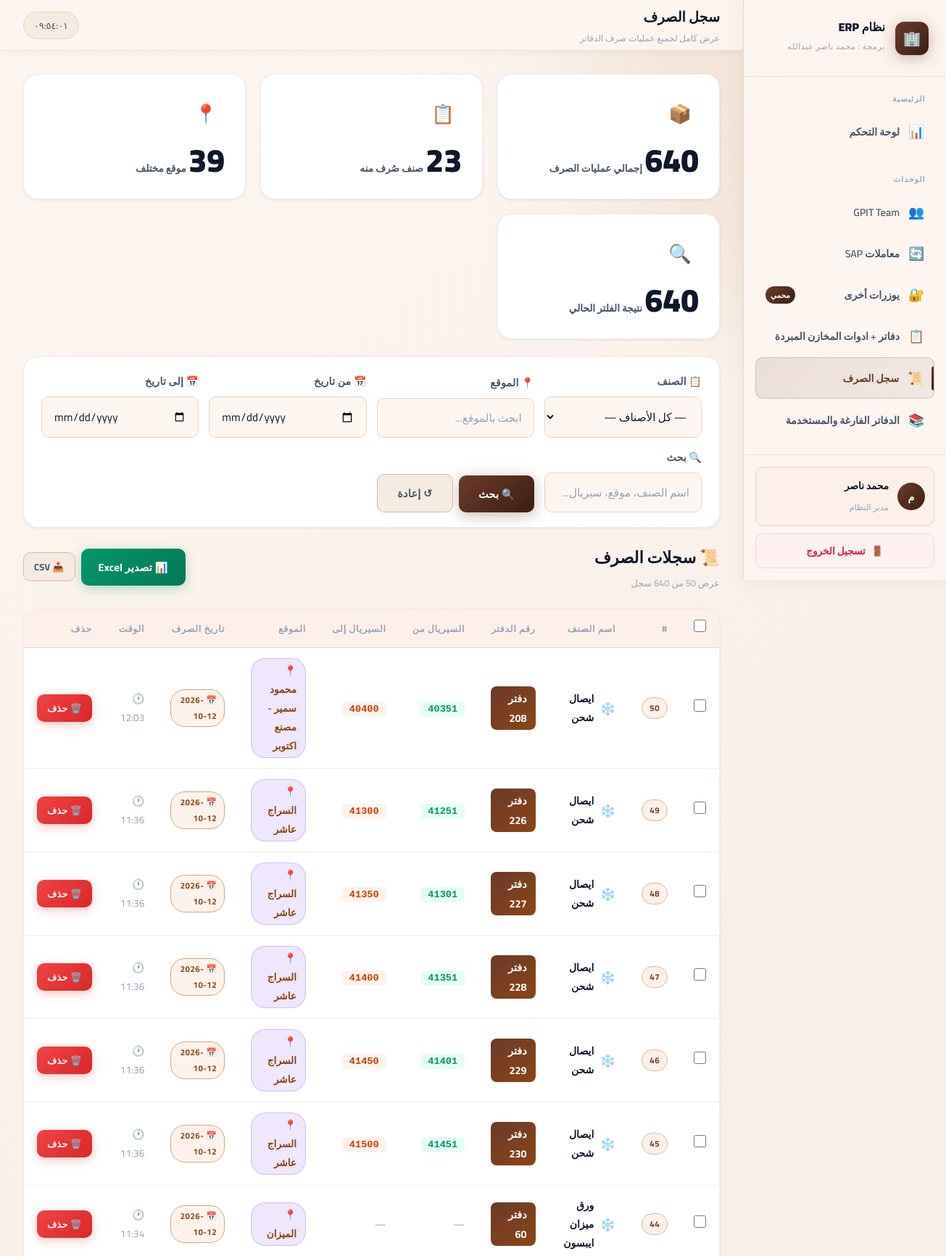
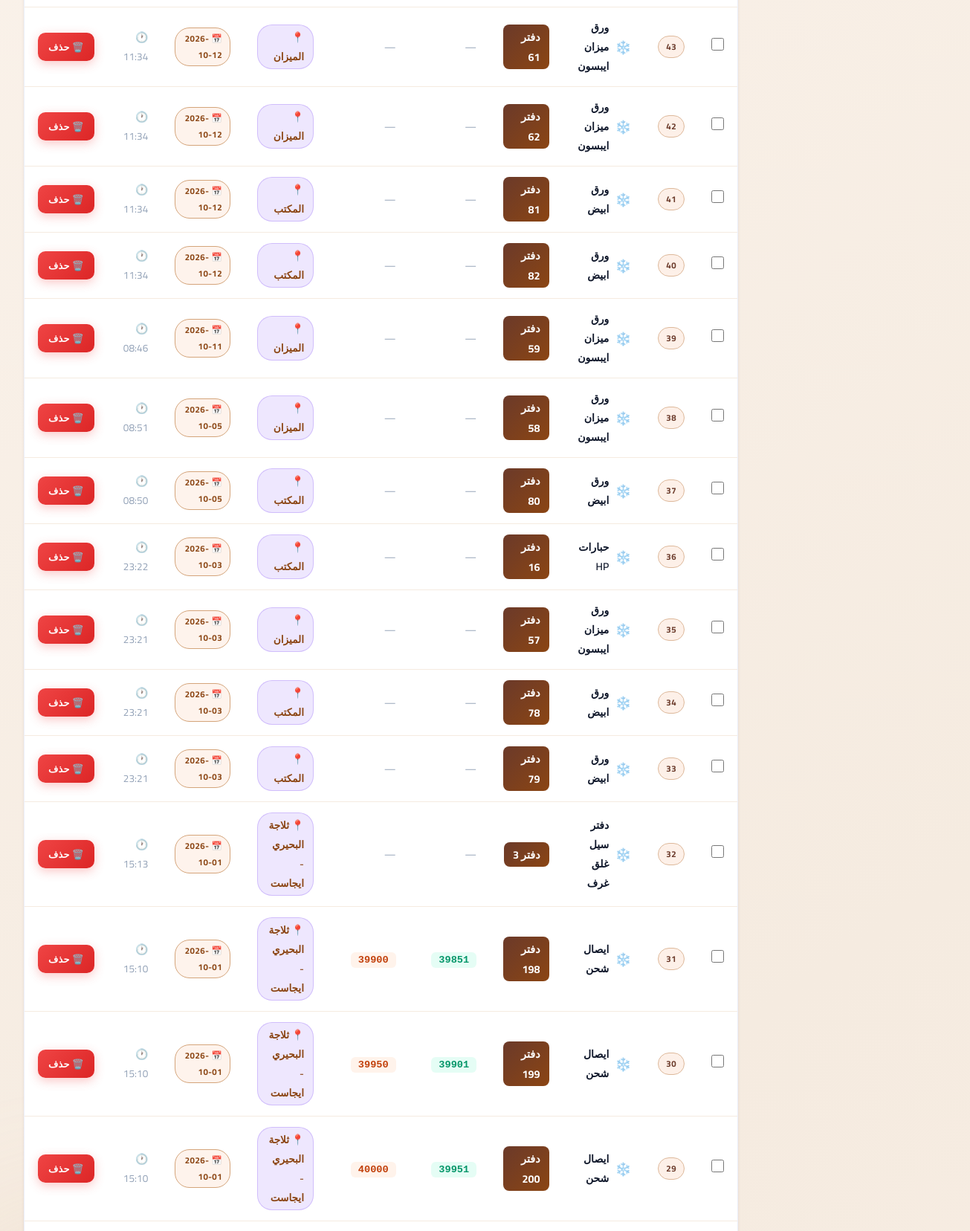
The page /dispense-log (signed in, upper part) on the database its author committed (2 pictures, top to bottom).
### tables this page shows
CREATE TABLE "book_dispense" (
    id INTEGER PRIMARY KEY AUTOINCREMENT,
    book_id INTEGER NOT NULL,
    book_index INTEGER DEFAULT 1,
    serial_from INTEGER DEFAULT 0,
    serial_to INTEGER DEFAULT 0,
    serial_number TEXT,
    location TEXT,
    dispensed_at TEXT,
    FOREIGN KEY(book_id) REFERENCES cold_books(id)
);

CREATE TABLE cold_books (
        id INTEGER PRIMARY KEY AUTOINCREMENT,
        book_name TEXT NOT NULL,
        seq_from TEXT,
        seq_to TEXT,
        last_purchase_date TEXT,
        quantity INTEGER,
        created_at TEXT DEFAULT (datetime('now'))
    , min_quantity INTEGER DEFAULT 5, pages_per_book INTEGER DEFAULT 50);

### app.py (the view, shortened to what this page needs)
@app.route('/dispense-log')
@login_required
def dispense_log():
    conn   = get_db()
    f_book     = request.args.get('book_id',  '')
    f_location = request.args.get('location', '').strip()
    f_date_from= request.args.get('date_from','').strip()
    f_date_to  = request.args.get('date_to',  '').strip()
    f_search   = request.args.get('search',   '').strip()
    page       = max(1, int(request.args.get('page', 1)))
    per_page   = 50
    query  = """
        SELECT d.id, d.book_id, d.book_index, d.serial_from, d.serial_to,
               d.serial_number, d.location, d.dispensed_at,
               b.book_name, b.pages_per_book
        FROM book_dispense d
        LEFT JOIN cold_books b ON b.id = d.book_id
        WHERE 1=1
    """
    params = []
    if f_book:
        query += " AND d.book_id = ?"
        params.append(f_book)
    if f_location:
        query += " AND d.location LIKE ?"
        params.append(f'%{f_location}%')
    if f_date_from:
        query += " AND d.dispensed_at >= ?"
        params.append(f_date_from)
    if f_date_to:
        query += " AND d.dispensed_at <= ?"
        params.append(f_date_to + ' 23:59:59')
    count_q = f"SELECT COUNT(*) as c FROM ({query}) AS q"
    total_records = conn.execute(count_q, params).fetchone()['c']
    total_pages   = max(1, (total_records + per_page - 1) // per_page)
    page          = min(page, total_pages)
    offset        = (page - 1) * per_page
    query += " ORDER BY d.dispensed_at DESC, d.id ASC LIMIT ? OFFSET ?"
    params += [per_page, offset]
    records = conn.execute(query, params).fetchall()
    export_type = request.args.get('export', '')
    all_books     = conn.execute("SELECT id, book_name FROM cold_books ORDER BY book_name, id").fetchall()
    all_locations = conn.execute(
        "SELECT DISTINCT location FROM book_dispense WHERE location IS NOT NULL AND location != '' ORDER BY location"
    ).fetchall()
    stats = conn.execute("""
        SELECT COUNT(*) as total_dispense,
               COUNT(DISTINCT d.book_id) as books_touched,
               COUNT(DISTINCT d.location) as locations_count
        FROM book_dispense d
    """).fetchone()
    conn.close()
    return render_template('dispense_log.html',
        records=records,
        all_books=all_books,
        all_locations=[r['location'] for r in all_locations],
        f_book=f_book, f_location=f_location,
        f_date_from=f_date_from, f_date_to=f_date_to, f_search=f_search,
        page=page, total_pages=total_pages, total_records=total_records,
        stats=stats
    )

### app.py (called while the page is built, shortened)
def get_db():
    conn = sqlite3.connect(DATABASE, timeout=30, check_same_thread=False)
    conn.row_factory = sqlite3.Row
    conn.create_function('safe_int', 1, _safe_int)
    conn.execute("PRAGMA journal_mode=WAL")
    conn.execute("PRAGMA synchronous=NORMAL")
    conn.execute("PRAGMA busy_timeout=30000")
    return conn

def login_required(f):
    @wraps(f)
    def decorated(*args, **kwargs):
        if 'admin_id' not in session:
            return redirect(url_for('login'))
        return f(*args, **kwargs)
    return decorated

### templates/dispense_log.html (shortened to what this page needs)
{% extends "base.html" %}
{% block page_title %}سجل الصرف{% endblock %}
{% block page_subtitle %}عرض كامل لجميع عمليات صرف الدفاتر{% endblock %}
{% block content %}
<div class="stats-grid" style="margin-bottom:24px;">
  <div class="stat-card">
    <div class="stat-icon">📦</div>
    <div class="stat-info">
      <span class="stat-value">{{ stats.total_dispense }}</span>
      <span class="stat-label">إجمالي عمليات الصرف</span>
    </div>
  </div>
  <div class="stat-card">
    <div class="stat-icon">📋</div>
    <div class="stat-info">
      <span class="stat-value">{{ stats.books_touched }}</span>
      <span class="stat-label">صنف صُرف منه</span>
    </div>
  </div>
  <div class="stat-card">
    <div class="stat-icon">📍</div>
    <div class="stat-info">
      <span class="stat-value">{{ stats.locations_count }}</span>
      <span class="stat-label">موقع مختلف</span>
    </div>
  </div>
  <div class="stat-card">
    <div class="stat-icon">🔍</div>
    <div class="stat-info">
      <span class="stat-value">{{ total_records }}</span>
      <span class="stat-label">نتيجة الفلتر الحالي</span>
    </div>
  </div>
</div>
<div class="table-card" style="margin-bottom:20px;padding:20px 24px;">
  <form method="get" action="{{ url_for('dispense_log') }}" id="filter-form">
    <div style="display:grid;grid-template-columns:repeat(auto-fit,minmax(190px,1fr));gap:14px;align-items:end;">
      <div class="form-group" style="margin:0;">
        <label class="form-label">📋 الصنف</label>
        <select name="book_id" class="form-control" onchange="this.form.submit()">
          <option value="">— كل الأصناف —</option>
        </select>
      </div>
      <div class="form-group" style="margin:0;">
        <label class="form-label">📍 الموقع</label>
        <input list="locations-list" name="location" class="form-control"
               placeholder="ابحث بالموقع..." value="{{ f_location }}">
      </div>
      <div class="form-group" style="margin:0;">
        <label class="form-label">📅 من تاريخ</label>
        <input type="date" name="date_from" class="form-control" value="{{ f_date_from }}">
      </div>
      <div class="form-group" style="margin:0;">
        <label class="form-label">📅 إلى تاريخ</label>
        <input type="date" name="date_to" class="form-control" value="{{ f_date_to }}">
      </div>
      <div class="form-group" style="margin:0;">
        <label class="form-label">🔍 بحث</label>
        <input type="text" name="search" class="form-control"
               placeholder="اسم الصنف، موقع، سيريال..." value="{{ f_search }}">
      </div>
      <div style="display:flex;gap:8px;align-items:flex-end;">
        <button type="submit" class="btn btn-primary" style="flex:1;">🔍 بحث</button>
        <a href="{{ url_for('dispense_log') }}" class="btn btn-secondary" style="flex:1;">↺ إعادة</a>
      </div>
    </div>
  </form>
</div>
<div class="section-header">
  <div class="section-title">
    <h2>📜 سجلات الصرف</h2>
    <p>
      عرض {{ records|length }} من {{ total_records }} سجل
    </p>
  </div>
  <div style="display:flex;gap:8px;flex-wrap:wrap;">
    <a href="{{ url_for('dispense_log') }}?book_id={{ f_book }}&location={{ f_location }}&date_from={{ f_date_from }}&date_to={{ f_date_to }}&search={{ f_search }}&export=excel"
       class="btn btn-success">📊 تصدير Excel</a>
    <a href="{{ url_for('dispense_log') }}?book_id={{ f_book }}&location={{ f_location }}&date_from={{ f_date_from }}&date_to={{ f_date_to }}&search={{ f_search }}&export=csv"
       class="btn btn-secondary btn-sm" style="align-self:center;">📥 CSV</a>
  </div>
</div>
<div class="table-card">
  <div class="table-responsive">
    {% if records %}
    <table id="log-table">
      <thead>
        <tr>
          <th style="width:42px;text-align:center;">
            <input type="checkbox" id="select-all" title="تحديد الكل"
              style="width:17px;height:17px;cursor:pointer;accent-color:var(--accent-red,#ef4444);"
              onchange="toggleSelectAll(this.checked)">
          </th>
          <th>#</th>
          <th>اسم الصنف</th>
          <th>رقم الدفتر</th>
          <th>السيريال من</th>
          <th>السيريال إلى</th>
          <th>الموقع</th>
          <th>تاريخ الصرف</th>
          <th>الوقت</th>
          <th>حذف</th>
        </tr>
      </thead>
      <tbody>
        {% for r in records %}
        {% set disp_date = r.dispensed_at[:10]   if r.dispensed_at else '—' %}
        {% set disp_time = r.dispensed_at[11:16] if r.dispensed_at and r.dispensed_at|length > 10 else '—' %}
        <tr id="log-row-{{ r.id }}">
          <td style="text-align:center;">
            <input type="checkbox" class="row-check" value="{{ r.id }}"
              style="width:17px;height:17px;cursor:pointer;accent-color:var(--accent-red,#ef4444);"
              onchange="updateBulkBar()">
          </td>
          <td><span class="badge badge-blue">{{ loop.revindex + (page-1)*50 }}</span></td>
          <td>
            <div style="display:flex;align-items:center;gap:8px;">
              <span style="font-size:1.1rem;">❄️</span>
              <span style="font-weight:600;color:var(--text-primary);">{{ r.book_name or '—' }}</span>
            </div>
          </td>
          <td>
            {% if r.book_index %}
            <span style="
              display:inline-flex;align-items:center;justify-content:center;
              background:linear-gradient(135deg,var(--accent-blue),var(--accent-purple));
              color:#fff;border-radius:8px;padding:3px 12px;
              font-weight:700;font-size:0.9rem;min-width:60px;">
              دفتر {{ r.book_index }}
            </span>
            {% else %}<span style="color:var(--text-muted);">—</span>{% endif %}
          </td>
          <td>
            {% if r.serial_from %}
            <code style="color:var(--accent-green);background:rgba(0,229,160,0.1);
                         padding:3px 10px;border-radius:6px;font-size:0.85rem;font-weight:600;">
              {{ r.serial_from }}
            </code>
            {% elif r.serial_number %}
            <code style="color:var(--accent-cyan);background:rgba(0,200,255,0.1);
                         padding:3px 10px;border-radius:6px;font-size:0.85rem;font-weight:600;">
              {{ r.serial_number }}
            </code>
            {% else %}<span style="color:var(--text-muted);">—</span>{% endif %}
          </td>
          <td>
            {% if r.serial_to %}
            <code style="color:var(--accent-orange);background:rgba(255,140,66,0.1);
                         padding:3px 10px;border-radius:6px;font-size:0.85rem;font-weight:600;">
              {{ r.serial_to }}
            </code>
            {% else %}<span style="color:var(--text-muted);">—</span>{% endif %}
          </td>
          <td>
            {% if r.location %}
            <span style="
              display:inline-flex;align-items:center;gap:5px;
              background:rgba(139,92,246,0.15);color:var(--accent-purple);
              border:1px solid rgba(139,92,246,0.3);border-radius:20px;
              padding:3px 12px;font-size:0.85rem;font-weight:600;">
              📍 {{ r.location }}
            </span>
            {% else %}<span style="color:var(--text-muted);">—</span>{% endif %}
          </td>
          <td><span class="badge badge-purple">📅 {{ disp_date }}</span></td>
          <td><span style="color:var(--text-muted);font-size:0.85rem;">🕐 {{ disp_time }}</span></td>
          <td>
            <button class="btn btn-danger btn-sm"
              data-id="{{ r.id }}"
              data-book="{{ r.book_name or '' }}"
              data-idx="{{ r.book_index or '' }}"
              onclick="deleteSingle(this)">
              🗑️ حذف
            </button>
          </td>
        </tr>
        {% endfor %}
      </tbody>
    </table>
    {% endif %}
  </div>
</div>
{% endblock %}

### rows shown on the page
book_dispense: book_name "ايصال شحن", book_index "208", serial_from "40351", serial_to "40400", location "محمود سمير - مصنع اكتوبر", dispensed_at "2026-10-12", disp_time "12:03"
book_dispense: book_name "ايصال شحن", book_index "226", serial_from "41251", serial_to "41300", location "السراج عاشر", dispensed_at "2026-10-12", disp_time "11:36"
book_dispense: book_name "ايصال شحن", book_index "227", serial_from "41301", serial_to "41350", location "السراج عاشر", dispensed_at "2026-10-12", disp_time "11:36"
book_dispense: book_name "ايصال شحن", book_index "228", serial_from "41351", serial_to "41400", location "السراج عاشر", dispensed_at "2026-10-12", disp_time "11:36"
book_dispense: book_name "ايصال شحن", book_index "229", serial_from "41401", serial_to "41450", location "السراج عاشر", dispensed_at "2026-10-12", disp_time "11:36"
book_dispense: book_name "ايصال شحن", book_index "230", serial_from "41451", serial_to "41500", location "السراج عاشر", dispensed_at "2026-10-12", disp_time "11:36"
book_dispense: book_name "ورق ميزان ايبسون", book_index "60", location "الميزان", dispensed_at "2026-10-12", disp_time "11:34"
book_dispense: book_name "ورق ميزان ايبسون", book_index "61", location "الميزان", dispensed_at "2026-10-12", disp_time "11:34"
book_dispense: book_name "ورق ميزان ايبسون", book_index "62", location "الميزان", dispensed_at "2026-10-12", disp_time "11:34"
book_dispense: book_name "ورق ابيض", book_index "81", location "المكتب", dispensed_at "2026-10-12", disp_time "11:34"
book_dispense: book_name "ورق ابيض", book_index "82", location "المكتب", dispensed_at "2026-10-12", disp_time "11:34"
book_dispense: book_name "ورق ميزان ايبسون", book_index "59", location "الميزان", dispensed_at "2026-10-11", disp_time "08:46"
book_dispense: book_name "ورق ميزان ايبسون", book_index "58", location "الميزان", dispensed_at "2026-10-05", disp_time "08:51"
book_dispense: book_name "ورق ابيض", book_index "80", location "المكتب", dispensed_at "2026-10-05", disp_time "08:50"
book_dispense: book_name "حبارات HP", book_index "16", location "المكتب", dispensed_at "2026-10-03", disp_time "23:22"
book_dispense: book_name "ورق ميزان ايبسون", book_index "57", location "الميزان", dispensed_at "2026-10-03", disp_time "23:21"
book_dispense: book_name "ورق ابيض", book_index "78", location "المكتب", dispensed_at "2026-10-03", disp_time "23:21"
book_dispense: book_name "ورق ابيض", book_index "79", location "المكتب", dispensed_at "2026-10-03", disp_time "23:21"
book_dispense: book_name "دفتر سيل غلق غرف", book_index "3", location "ثلاجة البحيري - ايجاست", dispensed_at "2026-10-01", disp_time "15:13"
book_dispense: book_name "ايصال شحن", book_index "198", serial_from "39851", serial_to "39900", location "ثلاجة البحيري - ايجاست", dispensed_at "2026-10-01", disp_time "15:10"
book_dispense: book_name "ايصال شحن", book_index "199", serial_from "39901", serial_to "39950", location "ثلاجة البحيري - ايجاست", dispensed_at "2026-10-01", disp_time "15:10"
book_dispense: book_name "ايصال شحن", book_index "200", serial_from "39951", serial_to "40000", location "ثلاجة البحيري - ايجاست", dispensed_at "2026-10-01", disp_time "15:10"

### other values the page prints
{{ session.admin_username[0]|upper if session.admin_username else 'A' }} "م"
{{ session.admin_username or 'مسؤول النظام' }} "محمد ناصر"
{{ stats.total_dispense }} "640"
{{ stats.books_touched }} "23"
{{ stats.locations_count }} "39"
{{ total_records }} "640"
